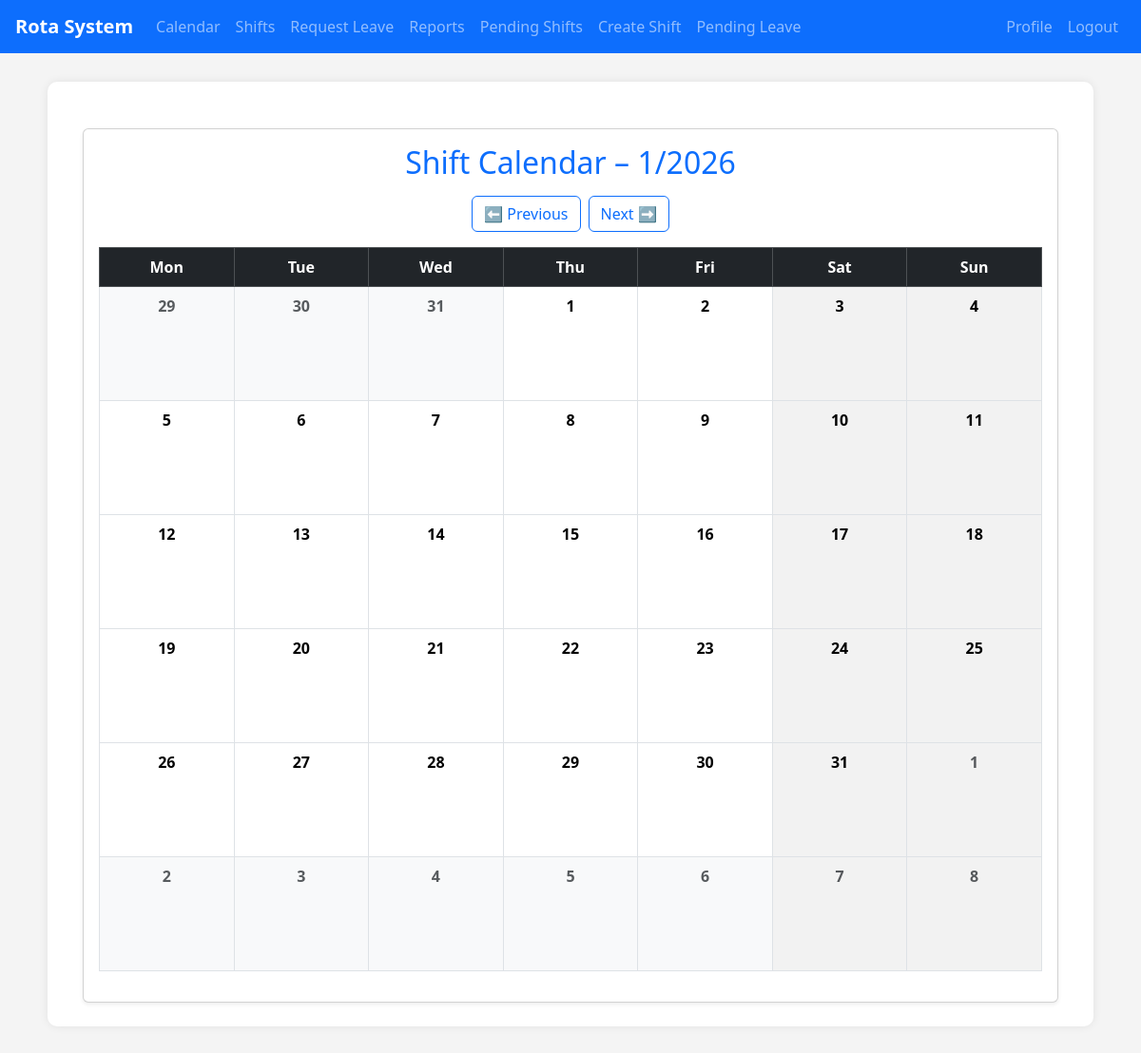
Before: /rota/calendar/ (signed in) with the older database file.
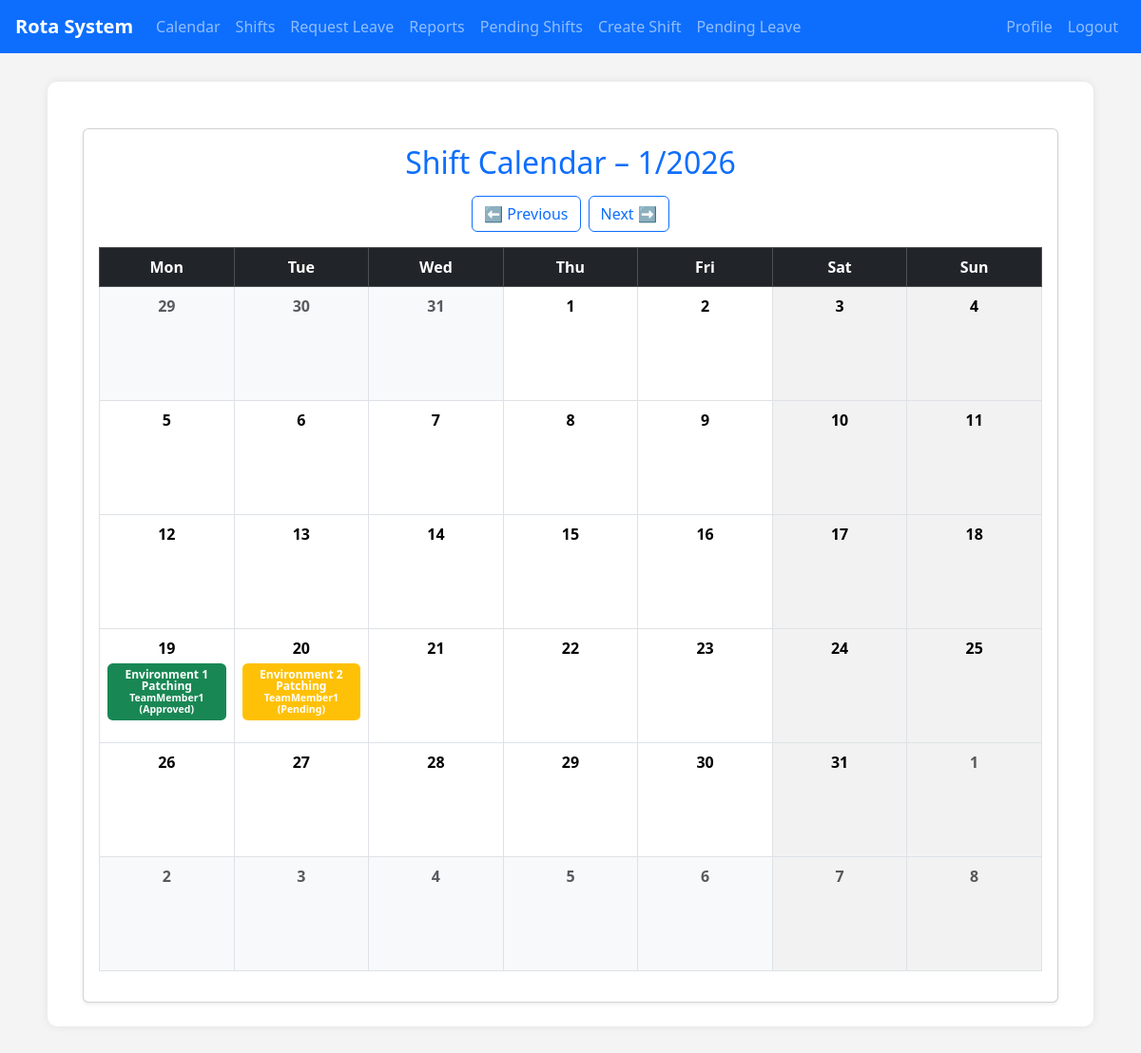
After: the same page with the newer database file.
### rota/models.py (models this page shows, shortened)
class Shift(models.Model):
    title = models.CharField(max_length=100)
    user = models.ForeignKey('accounts.CustomUser', on_delete=models.CASCADE)
    start = models.DateTimeField()
    end = models.DateTimeField()
    team = models.ForeignKey(Team, null=True, blank=True, on_delete=models.SET_NULL)
    role_required = models.ForeignKey(Role, null=True, blank=True, on_delete=models.SET_NULL)
    STATUS_CHOICES = [
        ('pending', 'Pending'),
        ('approved', 'Approved'),
        ('rejected', 'Rejected'),
    ]
    status = models.CharField(max_length=20, choices=STATUS_CHOICES, default='pending')
    is_on_call = models.BooleanField(default=False)

### accounts/models.py (models this page shows, shortened)
class CustomUser(AbstractUser):
    email = models.EmailField(unique=True)
    ROLE_CHOICES = [
        ('team_member', 'Team Member'),
        ('rota_manager', 'Rota Manager'),
        ('service_manager', 'Service Manager'),
        ('system_admin', 'System Admin'),
        ('automation_bot', 'Automation Bot'),
    ]
    role = models.CharField(max_length=20, choices=ROLE_CHOICES, default='team_member')
    role_profile = models.ForeignKey(Role, null=True, blank=True, on_delete=models.SET_NULL)
    team = models.ForeignKey(Team, null=True, blank=True, on_delete=models.SET_NULL, related_name='members')
    skills = models.ManyToManyField(Skill, blank=True)
    department = models.CharField(max_length=100, blank=True)
    phone = models.CharField(max_length=20, blank=True)
    default_start_time = models.TimeField(null=True, blank=True, help_text="e.g. 09:00")
    default_end_time = models.TimeField(null=True, blank=True, help_text="e.g. 17:00")
    timezone = models.CharField(max_length=50, default='Europe/London')
    USERNAME_FIELD = 'email'
    REQUIRED_FIELDS = ['username']
    def has_role(self, *codes: str) -> bool:
        if self.role in codes:
            return True
        if self.role_profile and self.role_profile.code in codes:
            return True
        return False

### rota/views.py (the view)
# urls.py: path("calendar/", views.calendar_view, name="calendar"),
@login_required
def calendar_view(request):
    today = date.today()
    year = int(request.GET.get("year", today.year))
    month = int(request.GET.get("month", today.month))
    if month < 1:
        month = 12
        year -= 1
    elif month > 12:
        month = 1
        year += 1
    first_day = date(year, month, 1)
    last_day = date(year, month, monthrange(year, month)[1])
    if is_reporting(request.user):
        shifts = Shift.objects.filter(start__date__gte=first_day, start__date__lte=last_day)
    else:
        shifts = Shift.objects.filter(user=request.user, start__date__gte=first_day, start__date__lte=last_day)
    month_calendar = []
    start_week = first_day - timedelta(days=first_day.weekday())
    for week in range(6):
        week_days = []
        for day in range(7):
            current = start_week + timedelta(days=week * 7 + day)
            day_shifts = shifts.filter(start__date=current)
            week_days.append({
                "date": current,
                "shifts": day_shifts,
                "is_current_month": current.month == month
            })
        month_calendar.append(week_days)
    context = {
        "calendar": month_calendar,
        "month": month,
        "year": year,
    }
    return render(request, "rota/calendar.html", context)

### accounts/templatetags/role_tags.py (called while the page is built)
@register.filter
def has_role(user, roles: str) -> bool:
    if not user or not hasattr(user, "has_role"):
        return False
    codes = [code.strip() for code in roles.split(",") if code.strip()]
    return user.has_role(*codes)

### rota/views.py (called while the page is built)
def is_reporting(user):
    return user.has_role('service_manager', 'rota_manager', 'system_admin') or user.is_staff or user.is_superuser

### rota/templates/rota/calendar.html (shortened to what this page needs)
{% extends "base.html" %}
{% block content %}
<div class="container mt-4">
    <div class="card shadow-sm">
        <div class="card-body">
            <h2 class="text-primary text-center mb-3">
                Shift Calendar – {{ month }}/{{ year }}
            </h2>
            <div class="d-flex justify-content-center mb-3">
                <a href="?month={{ month|add:"-1" }}&year={{ year }}"
                   class="btn btn-outline-primary me-2">
                    ⬅ Previous
                </a>
                <a href="?month={{ month|add:"1" }}&year={{ year }}"
                   class="btn btn-outline-primary">
                    Next ➡
                </a>
            </div>
            <div class="table-responsive">
                <table class="table table-bordered text-center align-middle table-fixed">
                    <thead class="table-dark">
                        <tr>
                            <th>Mon</th>
                            <th>Tue</th>
                            <th>Wed</th>
                            <th>Thu</th>
                            <th>Fri</th>
                            <th>Sat</th>
                            <th>Sun</th>
                        </tr>
                    </thead>
                    <tbody>
                        {% for week in calendar %}
                        <tr>
                            {% for day in week %}
                            {% with day.date|date:"N" as weekday %}
                            <td class="{% if not day.is_current_month %}bg-light text-muted{% endif %}{% if weekday == "6" or weekday == "7" %} weekend{% endif %}"
                                style="height: 120px; vertical-align: top;">
                            {% endwith %}
                                <strong>{{ day.date.day }}</strong>
                                {% for shift in day.shifts %}
                                    <div class="mt-1">
                                        <span class="badge shift-badge {% if shift.status == 'pending' %}bg-warning{% elif shift.status == 'approved' %}bg-success{% else %}bg-danger{% endif %}">
                                            {{ shift.title }}<br>
                                            <small>{{ shift.user.username }} ({{ shift.status|title }})</small>
                                        </span>
                                    </div>
                                {% endfor %}
                            </td>
                            {% endfor %}
                        </tr>
                        {% endfor %}
                    </tbody>
                </table>
            </div>
        </div>
    </div>
</div>
{% endblock %}

Changed rows visible on the page:
added Shift: title "Environment 1 Patching", user.username "TeamMember1", status "Approved", shown under "19"
added Shift: title "Environment 2 Patching", user.username "TeamMember1", status "Pending", shown under "20"
